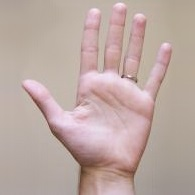
//> input picture ComputerVision/Images/LeftHand_2.jpg, 195 x 195 px
$ ./ConsoleApplication1 ../Images/LeftHand_2.jpg   (built with g++ and OpenCV 4)
//> lines starting //> are read from the running program, lines starting //| are printed output that depends on the picture; after the words box and inside, x2 and y2 are one past the last pixel; in counts of white or black regions, pixels touching at a corner belong together

#include <opencv2/opencv.hpp>
#include "opencv2/imgproc/imgproc.hpp"
#include "opencv2/highgui/highgui.hpp"
#include <iostream>
#include <string>

using namespace cv;
using namespace std;

/// Globale Variabelen voor de slider
const int threshold_slider_max = 255;
int threshold_slider = 100;
int thresholdvalue = 100;

Mat gray_image;
Mat binaryx;


// Callback functie voor afhandeling trackbar events
void on_trackbar(int, void*)
{
	// waarde ophalen van de slider
	thresholdvalue = threshold_slider;

	// met verkregen waarde een operatie uitvoeren
	threshold(gray_image, binaryx, thresholdvalue, 1, CV_THRESH_BINARY);

	// nieuwe resultaat tonen
	imshow("binair beeld", binaryx * 255);
}


int main(int argc, char* argv[])
{

	// zie: project properties - configuration properties - debugging - command arguments
	if (argc != 2)
	{
		cout << "NB! Geef als command argument volledige padnaam van de imagefile mee" << endl;
		return -1;
	}
	else cout << "De imagefile = " << argv[1] << endl;

	// Lees de afbeelding in
	Mat image;
	image = imread(argv[1], CV_LOAD_IMAGE_COLOR);
//> image is the input picture: 195 rows x 195 cols, CV_8UC3; mean B, G, R 162.7, 168.5, 188.2
	if (!image.data)
	{
		cout << "Could not open or find the image" << std::endl;
		return -1;
	}

	// De afbeelding converteren naar een grijswaarde afbeelding
	cvtColor(image, gray_image, CV_BGR2GRAY);
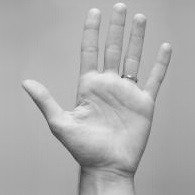
//> gray_image: 195 rows x 195 cols, CV_8UC1; min 59, max 241, mean 173.7

	// Converteren naar grijswaarde afbeelding
	cout << "Imagefile: " << argv[1] << " met succes geconverteerd naar grijswaarde beeld." << endl;
//| Imagefile: ../Images/LeftHand_2.jpg met succes geconverteerd naar grijswaarde beeld.

	namedWindow("Grijswaarde Beeld", WINDOW_AUTOSIZE);
	imshow("Grijswaarde Beeld", gray_image);
	waitKey(0);

	/// Initialisatie slider waarde
	namedWindow("binair beeld", WINDOW_AUTOSIZE);
	createTrackbar("Threshold", "binair beeld", &threshold_slider, threshold_slider_max, on_trackbar);

	// Rechtstreeks aanroepen van de callback functie om het eerste beeld te krijgen
	on_trackbar(threshold_slider, 0);
//> in on_trackbar, `threshold(gray_image, binaryx, thresholdvalue, 1, CV_THRESH_BINARY);`:
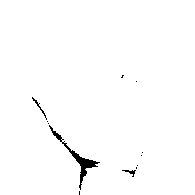
//> binaryx: 195 rows x 195 cols, CV_8UC1; values 0 (black) and 1 (white), 98.8% white; 12 black regions (9 under 20 px), largest, box (x1, y1, x2, y2) and area: (49, 125, 100, 190) 372, (32, 97, 47, 120) 43, (122, 170, 136, 177) 35

	waitKey(0);


}
